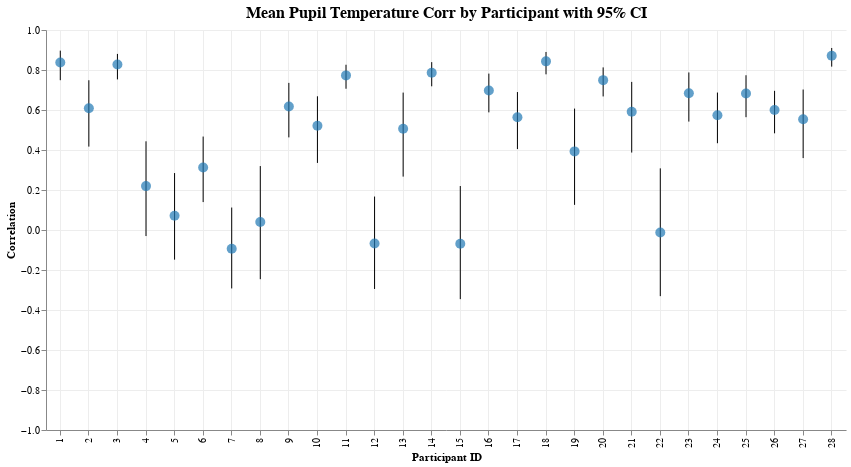

Notebook code cell kept with this figure:
### Markdown cell above
## Pupil / Temperature

### Code cell
col1, col2 = "pupil", "temperature"

corr_by_trial = calculate_correlations_by_trial(df, col1, col2)
corr_by_participant = aggregate_correlations_fisher_z(
    corr_by_trial, f"{col1}_{col2}_corr", "participant_id", include_ci=True
)
# plot_correlations_by_trial(corr_by_trial, f"{col1}_{col2}_corr")
plot_correlations_by_participant(corr_by_participant, f"{col1}_{col2}_corr")

### Figure 1 — Vega-Lite specification as saved in the notebook (floating-point values rounded to 4 significant figures)
{"config": {"view": {"continuousWidth": 300, "continuousHeight": 300, "strokeWidth": 0}, "axis": {"grid": true, "gridColor": "#ededed"}, "title": {"fontSize": 16, "anchor": "middle"}}, "layer": [{"mark": {"type": "rule"}, "encoding": {"x": {"axis": {"title": "Participant ID"}, "field": "participant_id", "type": "ordinal"}, "y": {"axis": {"title": "Correlation"}, "field": "participant_id_pupil_temperature_corr_ci_lower", "scale": {"domain": [-1, 1]}, "type": "quantitative"}, "y2": {"field": "participant_id_pupil_temperature_corr_ci_upper"}}}, {"mark": {"type": "circle", "color": "#1f77b4", "size": 100}, "encoding": {"tooltip": [{"field": "participant_id", "title": "Participant", "type": "nominal"}, {"field": "participant_id_pupil_temperature_corr_mean", "format": ".3f", "title": "Mean Correlation", "type": "quantitative"}, {"field": "participant_id_pupil_temperature_corr_ci_lower", "format": ".3f", "title": "CI Lower", "type": "quantitative"}, {"field": "participant_id_pupil_temperature_corr_ci_upper", "format": ".3f", "title": "CI Upper", "type": "quantitative"}], "x": {"axis": {"title": "Participant ID"}, "field": "participant_id", "type": "ordinal"}, "y": {"field": "participant_id_pupil_temperature_corr_mean", "type": "quantitative"}}}], "data": {"name": "data-6f71531405ac6a0fd53ac010a2e97972"}, "height": 400, "title": "Mean Pupil Temperature Corr by Participant with 95% CI", "width": 800, "$schema": "https://vega.github.io/schema/vega-lite/v5.20.1.json", "datasets": {"data-6f71531405ac6a0fd53ac010a2e97972": [{"participant_id": 1, "participant_id_pupil_temperature_corr_mean": 0.8376, "participant_id_pupil_temperature_corr_ci_lower": 0.749, "participant_id_pupil_temperature_corr_ci_upper": 0.8967}, {"participant_id": 2, "participant_id_pupil_temperature_corr_mean": 0.6088, "participant_id_pupil_temperature_corr_ci_lower": 0.417, "participant_id_pupil_temperature_corr_ci_upper": 0.7488}, {"participant_id": 3, "participant_id_pupil_temperature_corr_mean": 0.8271, "participant_id_pupil_temperature_corr_ci_lower": 0.753, "participant_id_pupil_temperature_corr_ci_upper": 0.8804}, {"participant_id": 4, "participant_id_pupil_temperature_corr_mean": 0.2195, "participant_id_pupil_temperature_corr_ci_lower": -0.03029, "participant_id_pupil_temperature_corr_ci_upper": 0.4434}, {"participant_id": 5, "participant_id_pupil_temperature_corr_mean": 0.0716, "participant_id_pupil_temperature_corr_ci_lower": -0.1482, "participant_id_pupil_temperature_corr_ci_upper": 0.2847}, {"participant_id": 6, "participant_id_pupil_temperature_corr_mean": 0.3127, "participant_id_pupil_temperature_corr_ci_lower": 0.1396, "participant_id_pupil_temperature_corr_ci_upper": 0.4673}, {"participant_id": 7, "participant_id_pupil_temperature_corr_mean": -0.09385, "participant_id_pupil_temperature_corr_ci_lower": -0.2922, "participant_id_pupil_temperature_corr_ci_upper": 0.1123}, {"participant_id": 8, "participant_id_pupil_temperature_corr_mean": 0.04008, "participant_id_pupil_temperature_corr_ci_lower": -0.246, "participant_id_pupil_temperature_corr_ci_upper": 0.3197}, {"participant_id": 9, "participant_id_pupil_temperature_corr_mean": 0.6176, "participant_id_pupil_temperature_corr_ci_lower": 0.4631, "participant_id_pupil_temperature_corr_ci_upper": 0.7356}, {"participant_id": 10, "participant_id_pupil_temperature_corr_mean": 0.5216, "participant_id_pupil_temperature_corr_ci_lower": 0.3354, "participant_id_pupil_temperature_corr_ci_upper": 0.6686}, {"participant_id": 11, "participant_id_pupil_temperature_corr_mean": 0.7731, "participant_id_pupil_temperature_corr_ci_lower": 0.7063, "participant_id_pupil_temperature_corr_ci_upper": 0.8263}, {"participant_id": 12, "participant_id_pupil_temperature_corr_mean": -0.06745, "participant_id_pupil_temperature_corr_ci_lower": -0.2949, "participant_id_pupil_temperature_corr_ci_upper": 0.1672}, {"participant_id": 13, "participant_id_pupil_temperature_corr_mean": 0.5064, "participant_id_pupil_temperature_corr_ci_lower": 0.2669, "participant_id_pupil_temperature_corr_ci_upper": 0.6871}, {"participant_id": 14, "participant_id_pupil_temperature_corr_mean": 0.7863, "participant_id_pupil_temperature_corr_ci_lower": 0.7185, "participant_id_pupil_temperature_corr_ci_upper": 0.8393}, {"participant_id": 15, "participant_id_pupil_temperature_corr_mean": -0.06845, "participant_id_pupil_temperature_corr_ci_lower": -0.3458, "participant_id_pupil_temperature_corr_ci_upper": 0.2199}, {"participant_id": 16, "participant_id_pupil_temperature_corr_mean": 0.6976, "participant_id_pupil_temperature_corr_ci_lower": 0.5882, "participant_id_pupil_temperature_corr_ci_upper": 0.782}, {"participant_id": 17, "participant_id_pupil_temperature_corr_mean": 0.5637, "participant_id_pupil_temperature_corr_ci_lower": 0.4047, "participant_id_pupil_temperature_corr_ci_upper": 0.6897}, {"participant_id": 18, "participant_id_pupil_temperature_corr_mean": 0.8432, "participant_id_pupil_temperature_corr_ci_lower": 0.7783, "participant_id_pupil_temperature_corr_ci_upper": 0.8902}, {"participant_id": 19, "participant_id_pupil_temperature_corr_mean": 0.393, "participant_id_pupil_temperature_corr_ci_lower": 0.1257, "participant_id_pupil_temperature_corr_ci_upper": 0.6071}, {"participant_id": 20, "participant_id_pupil_temperature_corr_mean": 0.7493, "participant_id_pupil_temperature_corr_ci_lower": 0.6678, "participant_id_pupil_temperature_corr_ci_upper": 0.813}, {"participant_id": 21, "participant_id_pupil_temperature_corr_mean": 0.5916, "participant_id_pupil_temperature_corr_ci_lower": 0.3872, "participant_id_pupil_temperature_corr_ci_upper": 0.7405}, {"participant_id": 22, "participant_id_pupil_temperature_corr_mean": -0.01255, "participant_id_pupil_temperature_corr_ci_lower": -0.3308, "participant_id_pupil_temperature_corr_ci_upper": 0.3082}, {"participant_id": 23, "participant_id_pupil_temperature_corr_mean": 0.6839, "participant_id_pupil_temperature_corr_ci_lower": 0.5421, "participant_id_pupil_temperature_corr_ci_upper": 0.7878}, {"participant_id": 24, "participant_id_pupil_temperature_corr_mean": 0.5742, "participant_id_pupil_temperature_corr_ci_lower": 0.4339, "participant_id_pupil_temperature_corr_ci_upper": 0.6873}, {"participant_id": 25, "participant_id_pupil_temperature_corr_mean": 0.6827, "participant_id_pupil_temperature_corr_ci_lower": 0.5641, "participant_id_pupil_temperature_corr_ci_upper": 0.7738}, {"participant_id": 26, "participant_id_pupil_temperature_corr_mean": 0.6001, "participant_id_pupil_temperature_corr_ci_lower": 0.4834, "participant_id_pupil_temperature_corr_ci_upper": 0.6958}, {"participant_id": 27, "participant_id_pupil_temperature_corr_mean": 0.554, "participant_id_pupil_temperature_corr_ci_lower": 0.3595, "participant_id_pupil_temperature_corr_ci_upper": 0.7024}, {"participant_id": 28, "participant_id_pupil_temperature_corr_mean": 0.8712, "participant_id_pupil_temperature_corr_ci_lower": 0.8168, "participant_id_pupil_temperature_corr_ci_upper": 0.9102}]}}
